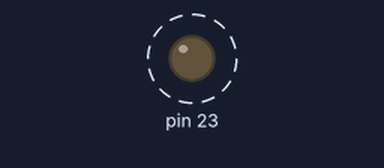
The sketch below on a simulated Arduino Uno, built with avr-gcc and run on an emulated ATmega328P. Shown: output pins drawn as LEDs (lit = HIGH). Dashed ring = blinking.

Above: at 0.5 s.
Timing chart, 0 to 4.6 s (numbered marks = the images above):
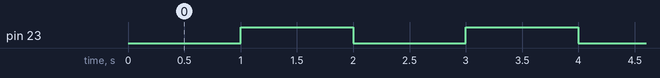

Measured:
- by itself, pin 23: alternates HIGH for 1.0 s and LOW for 1.0 s

The sketch:

sketch_jan18c.ino
```cpp
#define BIT_LED 7
#define MASQUE_LED (1 << BIT_LED)

// value loaded in the timer to get ~1 second
// Timer clock = 16 MHz / 256 = 62 500 Hz
#define PRECHARGE_TIMER1 3036

// Timer1 prescaler set to 256
#define PRESCALER_TIMER1 (1 << CS12)


void setup() {

  // set PB7 as output for the LED
  DDRB |= MASQUE_LED;

  // Timer1 in normal mode
  TCCR1A = 0x00;
  TCCR1B = PRESCALER_TIMER1;

  // preload counter value
  TCNT1 = PRECHARGE_TIMER1;

  // enable Timer1 overflow interrupt
  TIMSK1 |= (1 << TOIE1);

  // enable global interrupts
  sei();
}

// Timer1 overflow interrupt service routine
ISR(TIMER1_OVF_vect) {

  // reload counter to keep constant period
  TCNT1 = PRECHARGE_TIMER1;

  // toggle LED
  PORTB ^= MASQUE_LED;
}

void loop() {
}
```
